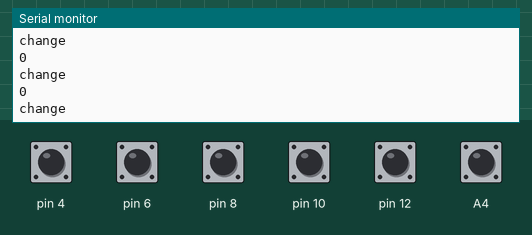
This sketch was run on a simulated Arduino Uno, built with avr-gcc and run on an emulated ATmega328P. Shown: the last lines printed to the serial monitor. The inputs (shaded band) are chosen by the test bench; at power-on: A4, pin 4, pin 6, pin 8, pin 10, pin 12 HIGH.

Above: at 1.2 s.
1.3 s: pin 4 pulled LOW for 0.25 s
At 1.63 s:
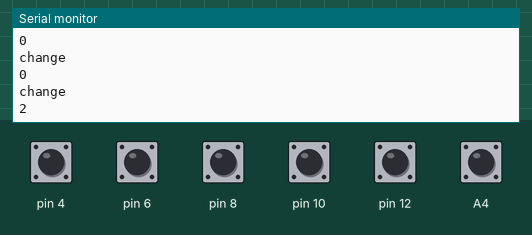
3.0 s: pin 6 pulled LOW for 0.25 s
At 3.24 s:
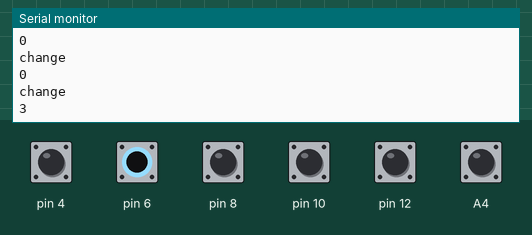
4.7 s: pin 8 pulled LOW for 0.25 s
At 5.09 s:
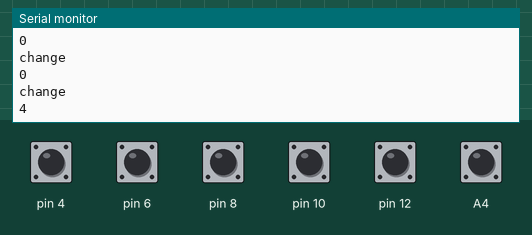
6.4 s: pin 10 pulled LOW for 0.25 s
At 6.7 s:
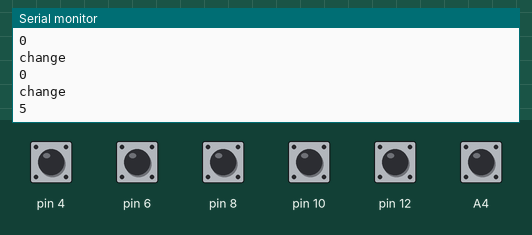
8.1 s: pin 12 pulled LOW for 0.25 s
At 8.54 s:
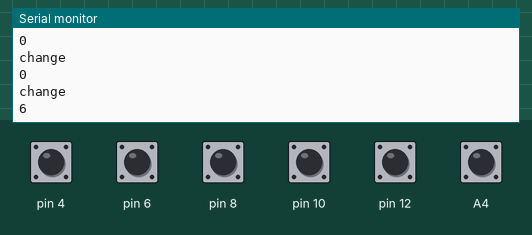
9.8 s: A4 pulled LOW for 0.25 s
At 10.15 s:
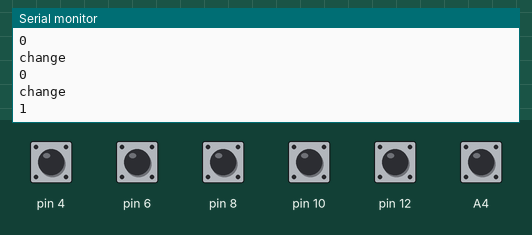
Timing chart, 0 to 12.5 s (numbered marks = the images above; inputs shaded):
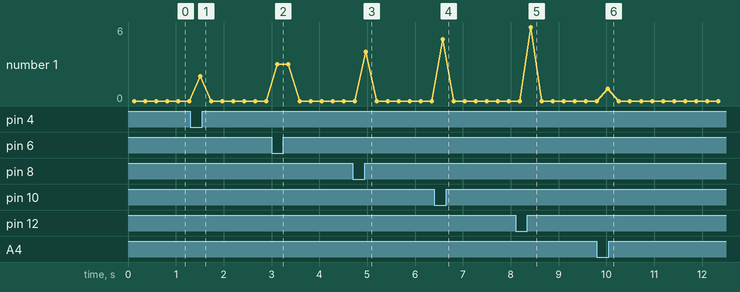

Measured:
- after the input at 1.3 s, the serial monitor: prints a new line after 0.21 s (image 1)
- after the input at 3.0 s, the serial monitor: prints a new line after 0.12 s (image 2)
- after the input at 4.7 s, the serial monitor: prints a new line after 0.27 s (image 3)
- after the input at 6.4 s, the serial monitor: prints a new line after 0.18 s (image 4)
- after the input at 8.1 s, the serial monitor: prints a new line after 0.32 s (image 5)
- after the input at 9.8 s, the serial monitor: prints a new line after 0.23 s (image 6)

The sketch:

Arduino-Capacitive-Sensor.ino
```cpp
#include <CapacitiveSensor.h>

CapacitiveSensor   cs_1_2 = CapacitiveSensor(A5,A4);
CapacitiveSensor   cs_3_4 = CapacitiveSensor(3,4);
CapacitiveSensor   cs_5_6 = CapacitiveSensor(5,6);
CapacitiveSensor   cs_7_8 = CapacitiveSensor(7,8);
CapacitiveSensor   cs_9_10 = CapacitiveSensor(9,10);
CapacitiveSensor   cs_11_12 = CapacitiveSensor(11,12);
const int buttonPin = 0;
int buttonState=0;
void setup()
{
   cs_1_2.set_CS_AutocaL_Millis(0xFFFFFFFF);
  Serial.begin(9600);

   cs_3_4.set_CS_AutocaL_Millis(0xFFFFFFFF);
  Serial.begin(9600);

   cs_5_6.set_CS_AutocaL_Millis(0xFFFFFFFF);
   Serial.begin(9600);

   cs_7_8.set_CS_AutocaL_Millis(0xFFFFFFFF);
   Serial.begin(9600);

   cs_9_10.set_CS_AutocaL_Millis(0xFFFFFFFF);
   Serial.begin(9600);

   cs_11_12.set_CS_AutocaL_Millis(0xFFFFFFFF);
   Serial.begin(9600);

   pinMode(buttonPin, INPUT);
   Serial.begin(9600);
}

void loop()
{
 long sensor1 =  cs_1_2.capacitiveSensor(50);
 long sensor2 =  cs_3_4.capacitiveSensor(50);
 long sensor3 =  cs_5_6.capacitiveSensor(50);
 long sensor4 =  cs_7_8.capacitiveSensor(50);
 long sensor5 =  cs_9_10.capacitiveSensor(50);
 long sensor6 =  cs_11_12.capacitiveSensor(50);
 buttonState = digitalRead(buttonPin);
 //Serial.println(sensor1);
   if (buttonState==LOW){
     Serial.println("change");
     delay(100);
    }
   if(sensor1 >= 50){
    digitalWrite(13,HIGH);
    Serial.println("1");
    delay(100);
   }

   else if(sensor2 >= 50){
    digitalWrite(13,HIGH);
    Serial.println("2");
    delay(100);
   }

   else if(sensor3 >= 50){
    digitalWrite(13,HIGH);
    Serial.println("3");
    delay(100);
   }

   else if(sensor4 >= 50){
    digitalWrite(13,HIGH);
    Serial.println("4");
    delay(100);
   }

   else if(sensor5 >= 50){
    digitalWrite(13,HIGH);
    Serial.println("5");
    delay(100);
   }

   else if(sensor6 >= 50){
    digitalWrite(13,HIGH);
    Serial.println("6");
    delay(100);
   }
   else{
    digitalWrite(13,LOW);
    Serial.println("0");
    delay(100);
   }

}
```
